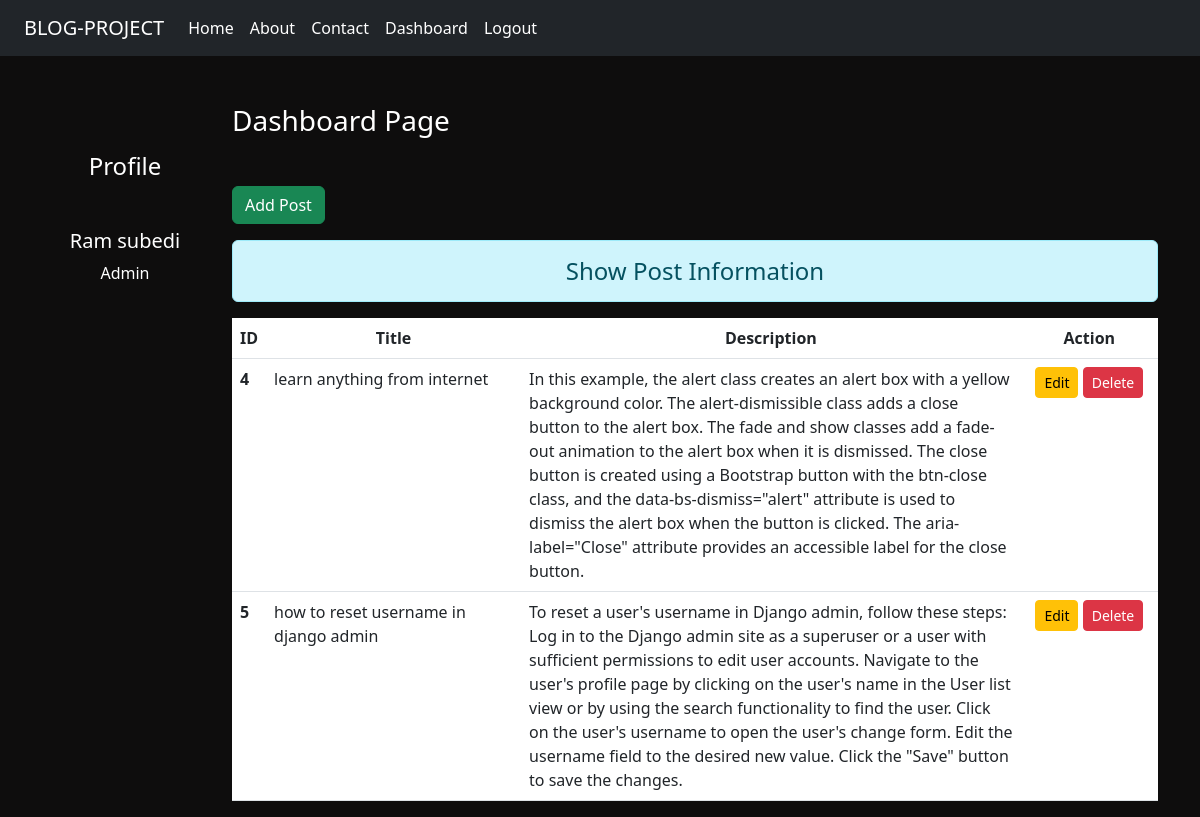
The page /dashboard/ (signed in) on the database its author committed.
### blogapp/models.py (models this page shows)
class Post(models.Model):
    title = models.CharField(max_length=150)
    desc = models.TextField()

### blogapp/views.py (the view)
# urls.py: path('dashboard/',views.dashboard,name='dashboard'),
def dashboard(request):
    if request.user.is_authenticated:
        posts = Post.objects.all()
        user = request.user
        full_name = user.get_full_name()#get_full_name() gives the name ok which is builtin function
        gps = user.groups.all() #here those who are logged in are memeber of Author grp so it comes here i.e(Author)
        return render(request,'blog/dashboard.html',{'posts':posts,'full_name':full_name,'groups':gps})
    else:
        return HttpResponseRedirect('/login')

### blogapp/templates/blog/dashboard.html (shortened to what this page needs)
{% extends 'blog/base.html' %}
{% load static %}
{% block side %}
<div class="col-sm-2 text-white my-5 text-center">
  <h4 class="my-5">Profile</h4>
  <h5>{{full_name}}</h5>
  {% for group in groups %}
  <p>{{group.name}}</p>
  {% endfor %}
</div>
{% endblock side %}
{% block content %}
<div class="col-sm-10">
  <h3 class="text-white my-5">Dashboard Page</h3>
  <a href="{% url 'addpost' %}" class="btn btn-success">Add Post</a>
  <h4 class="text-center alert alert-info mt-3">Show Post Information</h4>
  {% if posts %}
  <table class="table table-hover bg-white">
    <thead>
      <tr class="text-center">
        <th scope="col" style="width:2%">ID</th>
        <th scope="col" style="width:28%">Title</th>
        <th scope="col" style="width:55%">Description</th>
        <th scope="col" style="width:15%">Action</th>
      </tr>
    </thead>
    <tbody>
      {% for post in posts %}
      <tr>
        <th scope="row">{{post.id}}</th>
        <td>{{post.title}}</td>
        <td>{{post.desc}}</td>
        <td class="text-center">
          <a href="{% url 'updatepost' post.id %}" class="btn btn-warning btn-sm">Edit</a>
          {% if perms.blogapp.delete_post %}
          <form action="{% url 'deletepost' post.id %}" method="post" class="d-inline">{% csrf_token %}
            <input type="submit" class="btn btn-danger btn-sm" value="Delete">
          </form>
          {% endif %}
        </td>
      </tr>
      {% endfor %}
    </tbody>
  </table>
  {% else %}
  <h4 class="text-center alert alert-warning">No Records</h4>
  {% endif %}
</div>
{% endblock content %}

### blogapp/templates/blog/base.html (shortened to what this page needs)
<!DOCTYPE html>
{% load static %}
<html lang="en">
<head>
    <link rel="stylesheet" href="{% static 'blog/css/bootstrap.css' %}">
    <link rel="stylesheet" href="{% static 'blog/css/style.css' %}">
</head>
<body>
<div class="container-fluid bg-dark">
    {% include 'blog/navbar.html' %}
</div>
<div class="container">
    <div class="row">
        {% block side %}
        {% endblock side %}
        {% block content %}
        {% endblock content %}
    </div>
</div>
</body>
</html>

### blogapp/templates/blog/navbar.html (shortened to what this page needs)
<nav class="navbar navbar-expand-lg bg-dark">
    <div class="container-fluid">
      <a class="navbar-brand text-white" href="/">BLOG-PROJECT</a>
      <div class="collapse navbar-collapse" id="navbarNav">
        <ul class="navbar-nav">
          <li class="nav-item">
            <a class="nav-link active text-white" aria-current="page" href="/">Home</a>
          </li>
          <li class="nav-item">
            <a class="nav-link text-white" href="{% url 'about' %}">About</a>
          </li>
          <li class="nav-item">
            <a class="nav-link text-white" href="{% url 'contact' %}">Contact</a>
          </li>
          {% if request.user.is_authenticated %}
          <li class="nav-item">
            <a class="nav-link text-white"  href="{% url 'dashboard' %}">Dashboard</a>
          </li>
          <li class="nav-item">
            <a class="nav-link text-white" href="{% url 'logout' %}">Logout</a>
          </li>
          {% endif %}
        </ul>
      </div>
    </div>
  </nav>

### blogapp/static/blog/css/style.css (style rules this page uses)
body { background-color: rgb(14, 13, 13); color: antiquewhite; }

### rows shown on the page
Post: id "4", title "learn anything from internet", desc "In this example, the alert class creates an alert box with a yellow background color. The alert-dismissible class adds a close button to the alert box. The fade and show classes add a fade-out animation to the alert box when it is dismissed. The close button is created using a Bootstrap button with the btn-close class, and the data-bs-dismiss=\"alert\" attribute is used to dismiss the alert box when the button is clicked. The aria-label=\"Close\" attribute provides an accessible label for the close button."
Post: id "5", title "how to reset username in django admin", desc "To reset a user's username in Django admin, follow these steps: Log in to the Django admin site as a superuser or a user with sufficient permissions to edit user accounts. Navigate to the user's profile page by clicking on the user's name in the User list view or by using the search functionality to find the user. Click on the user's username to open the user's change form. Edit the username field to the desired new value. Click the \"Save\" button to save the changes."

### other values the page prints
{{ full_name }} "Ram subedi"
{{ group.name }} "Admin"
